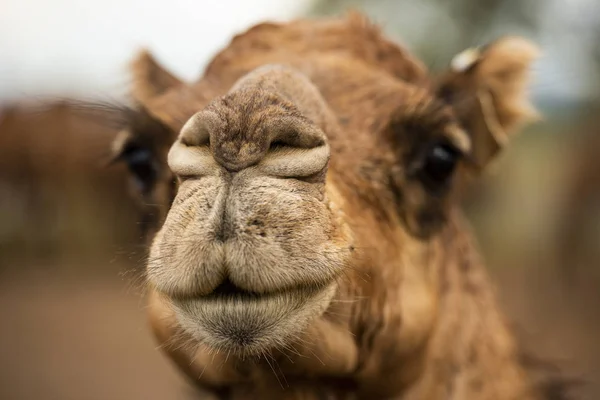
#> input picture OPENCV/camel.jpg, 600 x 400 px, found by its file name
$ python sharpening_image.py
#> lines starting #> are read from the running program, lines starting #| are printed output that depends on the picture
import cv2
import numpy as np
image=cv2.imread("D:\Machine_Learning_Journey\OPENCV\camel.jpg")
#> image is the input picture: shape (400, 600, 3); mean B, G, R 86.8, 114.6, 140.2
kernel=np.array([[0,-1,0],[-1,5,-1],[0,-1,0]])
if image is not None:
    sharpened_image=cv2.filter2D(image,-1,kernel)
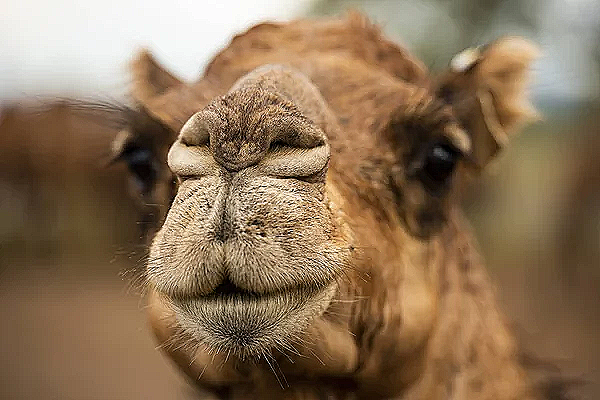
#> sharpened_image: shape (400, 600, 3); mean B, G, R 87.3, 114.7, 140
    cv2.imshow("Real image",image)
    cv2.imshow("Sharpened image",sharpened_image)
    cv2.waitKey(0)
    cv2.destroyAllWindows()
else:
    print("image is not found")
